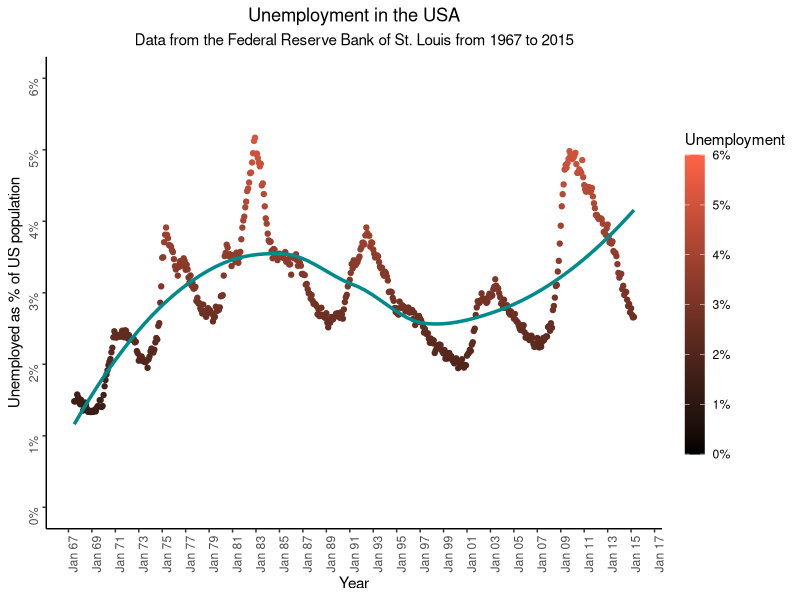

Reproduce this figure in R.
# You will need packages ggplot2 and scales for this script to work
library(ggplot2)
attach(economics)
library(scales)

ch <- economics # we will use the dataset economics from the package ggplot2

#we divide the unemployed with the total population to get the ratio as the y axis
new.plot <- ggplot(ch, 
                   aes(x = ch$date,
                       y = ch$unemploy/ch$pop,
                       color = ch$unemploy/ch$pop))

# We will produce the graph with a x axis tick of each year
new.plot + (scale_x_date(breaks = date_breaks("2 years"), 
                         name = "Year", 
                         labels = date_format("%b %y"))) + 
  # then we will give it a format of month and year and rotate it at 90 degrees
  theme(axis.text.x = element_text(angle = 90,
                                 hjust = 1)) +
  # we rotate the y axis 90 degrees as well
  theme(axis.text.y = element_text(angle = 90,
                                 hjust = 1)) + 
  # now we add the labels in our axes
  scale_y_continuous(name = "Unemployed as % of US population", 
                     labels = percent, 
                     limits = c(0, 0.06), 
                     breaks = seq(0, 0.06, 0.01)) +
 # here we add the title and subtitle to our graph
  ggtitle("Unemployment in the USA", 
          subtitle = "Data from the Federal Reserve Bank of St. Louis from 1967 to 2015") +  
  geom_point(alpha = 1) + 
  # lets make the points have a gradient color according to their value
  scale_color_gradient(low = "black",
                       high = "tomato",
                       breaks = c(0, 0.01, 0.02, 0.03, 0.04, 0.05, 0.06),
                       labels = c("0%", "1%", "2%", "3%", "4%", "5%", "6%"), 
                       guide = "colorbar",
                       limits = c(0,0.06)) +
  # here we will adjust the color legend
  guides(color = guide_colorbar(barwidth = 1, 
                                barheight = 15)) +
  # and we draw the line of the graph
  labs(color = "Unemployment") +
  geom_smooth(se = F, 
              color = "darkcyan", 
              size = 1.2, 
              method = 'loess') +
  # lets change some aspects of the theme
  theme(panel.border = element_blank(), 
        panel.grid.major = element_blank(),
        plot.title = element_text(hjust = 0.5),
        plot.subtitle = element_text(hjust = 0.5),
        panel.grid.minor = element_blank(),
        plot.background = element_rect(fill = "transparent", color = NA),
        panel.background = element_rect(fill = "transparent", color = NA),
        axis.line = element_line(color = "black"))
